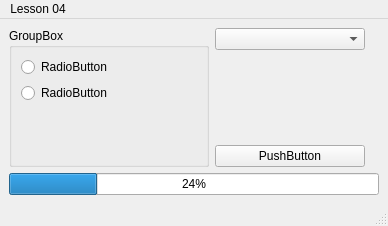
<?xml version="1.0" encoding="UTF-8"?>
<ui version="4.0">
 <class>MainWindow</class>
 <widget class="QMainWindow" name="MainWindow">
  <property name="geometry">
   <rect>
    <x>0</x>
    <y>0</y>
    <width>388</width>
    <height>226</height>
   </rect>
  </property>
  <property name="sizePolicy">
   <sizepolicy hsizetype="Preferred" vsizetype="Preferred">
    <horstretch>0</horstretch>
    <verstretch>0</verstretch>
   </sizepolicy>
  </property>
  <property name="windowTitle">
   <string>MainWindow</string>
  </property>
  <property name="layoutDirection">
   <enum>Qt::LeftToRight</enum>
  </property>
  <widget class="QWidget" name="centralwidget">
   <layout class="QVBoxLayout" name="verticalLayout">
    <item>
     <layout class="QGridLayout" name="gridLayout">
      <item row="1" column="1" colspan="2">
       <spacer name="verticalSpacer">
        <property name="orientation">
         <enum>Qt::Vertical</enum>
        </property>
        <property name="sizeType">
         <enum>QSizePolicy::Minimum</enum>
        </property>
        <property name="sizeHint" stdset="0">
         <size>
          <width>20</width>
          <height>40</height>
         </size>
        </property>
       </spacer>
      </item>
      <item row="0" column="0" rowspan="3">
       <widget class="QGroupBox" name="groupBox">
        <property name="sizePolicy">
         <sizepolicy hsizetype="Minimum" vsizetype="Preferred">
          <horstretch>0</horstretch>
          <verstretch>0</verstretch>
         </sizepolicy>
        </property>
        <property name="minimumSize">
         <size>
          <width>200</width>
          <height>0</height>
         </size>
        </property>
        <property name="maximumSize">
         <size>
          <width>1500</width>
          <height>16777215</height>
         </size>
        </property>
        <property name="title">
         <string>GroupBox</string>
        </property>
        <layout class="QVBoxLayout" name="verticalLayout_2">
         <item>
          <widget class="QRadioButton" name="rb_button1">
           <property name="text">
            <string>RadioButton</string>
           </property>
          </widget>
         </item>
         <item>
          <widget class="QRadioButton" name="rb_button2">
           <property name="text">
            <string>RadioButton</string>
           </property>
          </widget>
         </item>
         <item>
          <spacer name="verticalSpacer_2">
           <property name="orientation">
            <enum>Qt::Vertical</enum>
           </property>
           <property name="sizeHint" stdset="0">
            <size>
             <width>20</width>
             <height>40</height>
            </size>
           </property>
          </spacer>
         </item>
        </layout>
       </widget>
      </item>
      <item row="0" column="1">
       <widget class="QComboBox" name="cb_combo"/>
      </item>
      <item row="2" column="1">
       <widget class="QPushButton" name="pb_button">
        <property name="sizePolicy">
         <sizepolicy hsizetype="Expanding" vsizetype="Fixed">
          <horstretch>0</horstretch>
          <verstretch>0</verstretch>
         </sizepolicy>
        </property>
        <property name="minimumSize">
         <size>
          <width>150</width>
          <height>0</height>
         </size>
        </property>
        <property name="maximumSize">
         <size>
          <width>200</width>
          <height>16777215</height>
         </size>
        </property>
        <property name="text">
         <string>PushButton</string>
        </property>
       </widget>
      </item>
      <item row="2" column="2">
       <spacer name="horizontalSpacer">
        <property name="orientation">
         <enum>Qt::Horizontal</enum>
        </property>
        <property name="sizeHint" stdset="0">
         <size>
          <width>40</width>
          <height>20</height>
         </size>
        </property>
       </spacer>
      </item>
     </layout>
    </item>
    <item>
     <widget class="QProgressBar" name="progressBar">
      <property name="value">
       <number>24</number>
      </property>
     </widget>
    </item>
   </layout>
  </widget>
  <widget class="QMenuBar" name="menubar">
   <property name="geometry">
    <rect>
     <x>0</x>
     <y>0</y>
     <width>388</width>
     <height>25</height>
    </rect>
   </property>
   <widget class="QMenu" name="menuLesson_04">
    <property name="title">
     <string>Lesson 04</string>
    </property>
   </widget>
   <addaction name="menuLesson_04"/>
  </widget>
  <widget class="QStatusBar" name="statusbar"/>
 </widget>
 <resources/>
 <connections/>
</ui>
